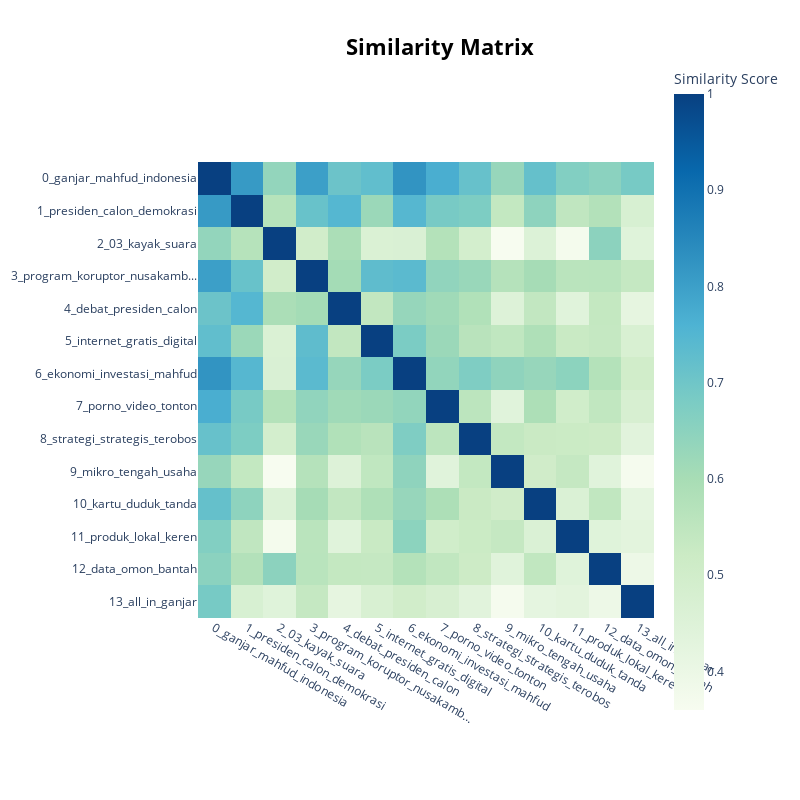

Here is the notebook cell this chart was saved with:
### Code cell
# Topic summary table
topic_info = topic_model_hdbscan.get_topic_info()
print(topic_info)

# Interactive visualizations
topic_model_hdbscan.visualize_topics()
topic_model_hdbscan.visualize_barchart(top_n_topics=15)
topic_model_hdbscan.visualize_heatmap()

### Figure 1 — Plotly figure (JSON) as saved in the notebook; plotly's stock layout.template omitted (floating-point values rounded to 4 significant figures; data arrays with more than 128 entries replaced by an {"elided": "..."} marker saying what was removed)
{"data": [{"coloraxis": "coloraxis", "hovertemplate": "x: %{x}<br>y: %{y}<br>Similarity Score: %{z}<extra></extra>", "name": "0", "type": "heatmap", "x": ["0_ganjar_mahfud_indonesia", "1_presiden_calon_demokrasi", "2_03_kayak_suara", "3_program_koruptor_nusakamb...", "4_debat_presiden_calon", "5_internet_gratis_digital", "6_ekonomi_investasi_mahfud", "7_porno_video_tonton", "8_strategi_strategis_terobos", "9_mikro_tengah_usaha", "10_kartu_duduk_tanda", "11_produk_lokal_keren", "12_data_omon_bantah", "13_all_in_ganjar"], "xaxis": "x", "y": ["0_ganjar_mahfud_indonesia", "1_presiden_calon_demokrasi", "2_03_kayak_suara", "3_program_koruptor_nusakamb...", "4_debat_presiden_calon", "5_internet_gratis_digital", "6_ekonomi_investasi_mahfud", "7_porno_video_tonton", "8_strategi_strategis_terobos", "9_mikro_tengah_usaha", "10_kartu_duduk_tanda", "11_produk_lokal_keren", "12_data_omon_bantah", "13_all_in_ganjar"], "yaxis": "y", "z": {"elided": "14x14 float values"}}], "layout": {"coloraxis": {"colorbar": {"title": {"text": "Similarity Score"}}, "colorscale": [[0, "rgb(247,252,240)"], [0.125, "rgb(224,243,219)"], [0.25, "rgb(204,235,197)"], [0.375, "rgb(168,221,181)"], [0.5, "rgb(123,204,196)"], [0.625, "rgb(78,179,211)"], [0.75, "rgb(43,140,190)"], [0.875, "rgb(8,104,172)"], [1, "rgb(8,64,129)"]]}, "height": 800, "hoverlabel": {"bgcolor": "white", "font": {"family": "Rockwell", "size": 16}}, "legend": {"title": {"text": "Trend"}}, "margin": {"t": 60}, "showlegend": true, "title": {"font": {"color": "Black", "size": 22}, "text": "<b>Similarity Matrix</b>", "x": 0.55, "xanchor": "center", "y": 0.95, "yanchor": "top"}, "width": 800, "xaxis": {"anchor": "y", "constrain": "domain", "domain": [0, 1], "scaleanchor": "y"}, "yaxis": {"anchor": "x", "autorange": "reversed", "constrain": "domain", "domain": [0, 1]}}}
